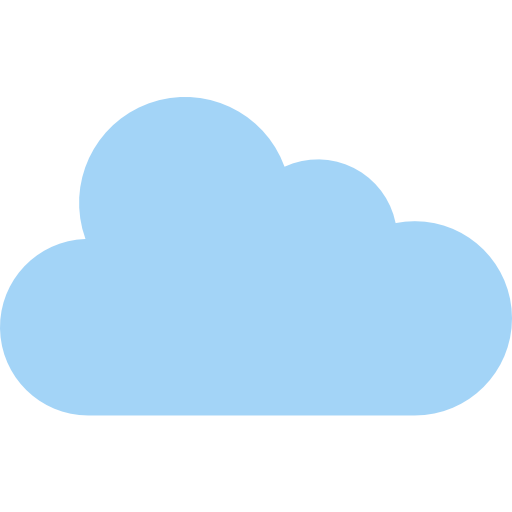
#> input picture assets/weather/cloud.png, 512 x 512 px; its folder holds only this picture in this run
$ python -i print3r.py   (imports and definitions only)
#> lines starting #> are read from the running program, lines starting #| are printed output that depends on the picture; after the words box and inside, x2 and y2 are one past the last pixel; in counts of white or black regions, pixels touching at a corner belong together
import time
from PIL import Image, ImageEnhance, ImageTk
from thermalprinter import *
import tkinter as tk
from tkinter import filedialog, messagebox
import threading

WIDTH_PIXELS = 384 #Total width available with the thermal printer
CHUNK_LINES = 20 #When printing, the images are split into chunks.
                 #This is because otherwise random character printing can occur.

globalSourceImage = 0
globalDisplayImage = 0
lbl_image_orig = 0
lbl_image_disp = 0
contrast = 0
brightness = 0
printerThread = 0

# [27 lines left out: function image_slicer_and_scaler, not called in this run]

def repaintImages():
    global lbl_image_orig
    global lbl_image_disp
    global globalSourceImage
    global globalDisplayImage

    #do the corrections here
    copyImg = globalSourceImage
    BriEnhancer = ImageEnhance.Brightness(copyImg)
    copyImg = BriEnhancer.enhance(1+brightness)
    CoEnhancer = ImageEnhance.Contrast(copyImg)
    copyImg = CoEnhancer.enhance(1+contrast)

    globalDisplayImage = copyImg.convert('1')
    try:
        lbl_image_orig.destroy()
        lbl_image_disp.destroy()
    except:
        pass

    tmp = ImageTk.PhotoImage(globalSourceImage)
    lbl_image_orig = tk.Label(image=tmp)
    lbl_image_orig.image = tmp
    lbl_image_orig.place(x=10,y=250)
    tmp = ImageTk.PhotoImage(globalDisplayImage)
    lbl_image_disp = tk.Label(image=tmp)
    lbl_image_disp.image = tmp
    lbl_image_disp.place(x=400,y=250)

def openImage():
    global globalSourceImage
    global globalDisplayImage
    imageFileName = filedialog.askopenfilename()
#> the answer given: assets/weather/cloud.png
    try:
        globalSourceImage = Image.open(imageFileName)
#> globalSourceImage is the input picture: PIL image 512x512 RGBA; mean R, G, B, A 213.6, 235.6, 251.4, 114.1
        if(globalSourceImage.width > globalSourceImage.height):
            globalSourceImage = globalSourceImage.rotate(90, expand=True)
        factor = WIDTH_PIXELS/globalSourceImage.width
#> factor = 0.75
        globalSourceImage = globalSourceImage.resize([round(globalSourceImage.width*factor), round(globalSourceImage.height*factor)])
#> globalSourceImage: PIL image 384x384 RGBA

    except:
        messagebox.showerror("Error", "Can not open file, check if valid image was chosen.")
    repaintImages()
#> in repaintImages, `globalDisplayImage = copyImg.convert('1')`:
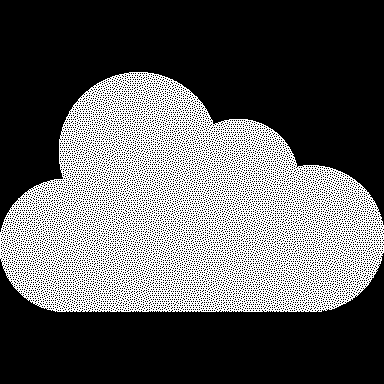
#> globalDisplayImage: PIL image 384x384 1; 35.7% white in thin lines or dots, all inside (x1, y1, x2, y2) = (0, 72, 384, 312)

# [7 lines left out: function countBlack, not called in this run]

def printThreadFcn(evt):
    while True:
        if evt.wait(1):
            slices = image_slicer_and_scaler(globalDisplayImage)
            with ThermalPrinter(port='COM6', heat_time = 110) as printer:
                #32 characters per line (normal, bold, double height)
                #14 characters per line (double width)
                for slice in slices:
                    printer.image(slice)
                    ratio = countBlack(slice)/(384*20)
                    ratio = 1.3 * max(0, ratio - 0.5)
                    time.sleep(ratio)
                printer.feed(2)
            evt.clear()


# [36 lines left out: functions printImage, incCo, decCo, incBri, decBri, resetCoBri, not called in this run]

# [3 lines not run here, left out]
lbl_title = tk.Label(text="Thermal Printer Tool", fg="#b9bcba", bg="#3e5757", width=40, height=3, font=("Arial", 25))
# [1 line not run here, left out]

btn_openImage = tk.Button(    text="open image...",    width=13,    height=2,    bg="#5c7474",    fg="#b9bcba",    font=("Arial", 10), command=openImage)
# [1 line not run here, left out]

btn_print = tk.Button(    text="print",    width=13,    height=2,    bg="#5c7474",    fg="#b9bcba",    font=("Arial", 10), command=printImage)
# [1 line not run here, left out]

btn_incCo = tk.Button(    text="+C",    width=5,    height=1,    bg="#5c7474",    fg="#b9bcba",    font=("Arial", 10), command = incCo)
# [1 line not run here, left out]

btn_decCo = tk.Button(    text="-C",    width=5,    height=1,    bg="#5c7474",    fg="#b9bcba",    font=("Arial", 10), command = decCo)
# [1 line not run here, left out]

btn_incBri = tk.Button(    text="+B",    width=5,    height=1,    bg="#5c7474",    fg="#b9bcba",    font=("Arial", 10), command = incBri)
# [1 line not run here, left out]

btn_decBri = tk.Button(    text="-B",    width=5,    height=1,    bg="#5c7474",    fg="#b9bcba",    font=("Arial", 10), command = decBri)
# [1 line not run here, left out]

btn_reset = tk.Button(    text="reset",    width=8,    height=2,    bg="#5c7474",    fg="#b9bcba",    font=("Arial", 10), command = resetCoBri)
# [1 line not run here, left out]

print_event = threading.Event()
printerThread = threading.Thread(target=printThreadFcn,args=[print_event], daemon=True).start()

# [1 line not run here, left out]

>>> result = openImage()

$ run again, on assets/weather/snow.png
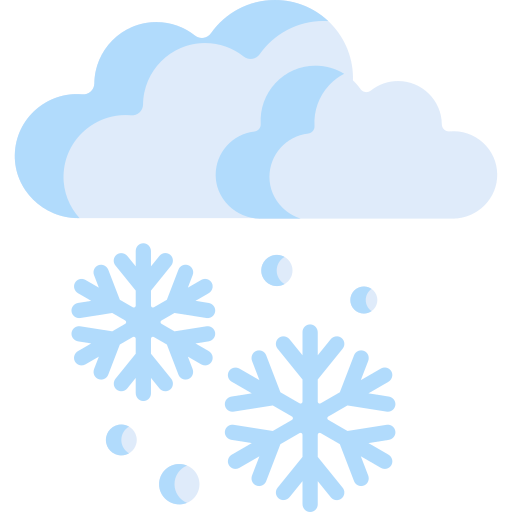
#> input picture assets/weather/snow.png, 512 x 512 px
#> in openImage, globalSourceImage is the input picture: PIL image 512x512 RGBA; mean R, G, B, A 81.5, 92.5, 102.3, 101.3
#> globalSourceImage: PIL image 384x384 RGBA
#> in repaintImages, `globalDisplayImage = copyImg.convert('1')`:
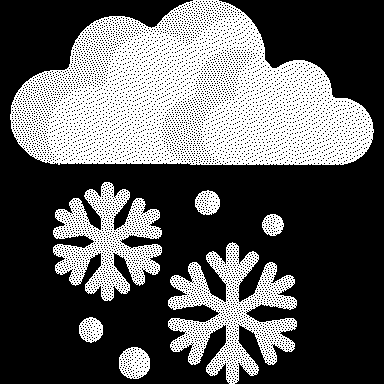
#> globalDisplayImage: PIL image 384x384 1; 36.3% white; 7 white regions, largest, box (x1, y1, x2, y2) and area: (10, 0, 374, 165) 37868, (168, 242, 297, 384) 7617, (53, 182, 162, 301) 6164

$ run again, on assets/weather/sun.png
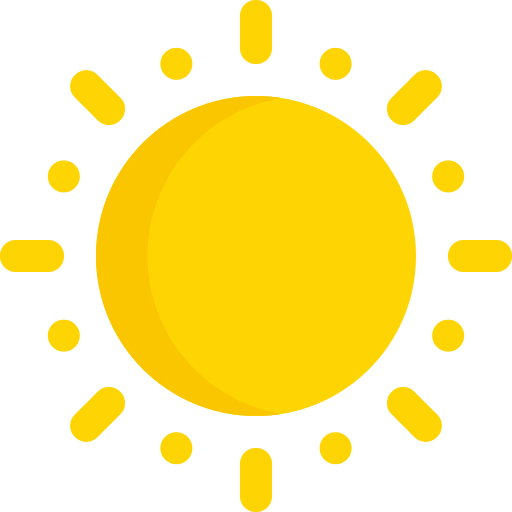
#> input picture assets/weather/sun.png, 512 x 512 px
#> in openImage, globalSourceImage is the input picture: PIL image 512x512 RGBA; mean R, G, B, A 99.7, 82.6, 0.7, 98.9
#> globalSourceImage: PIL image 384x384 RGBA
#> in repaintImages, `globalDisplayImage = copyImg.convert('1')`:
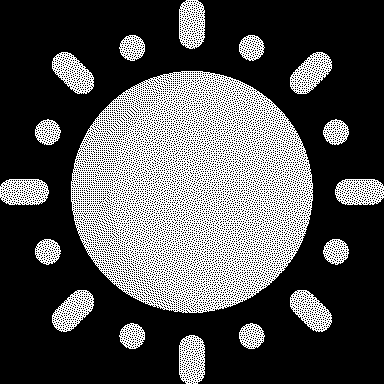
#> globalDisplayImage: PIL image 384x384 1; 31.3% white in thin lines or dots

$ run again, on assets/weather/thunder.png
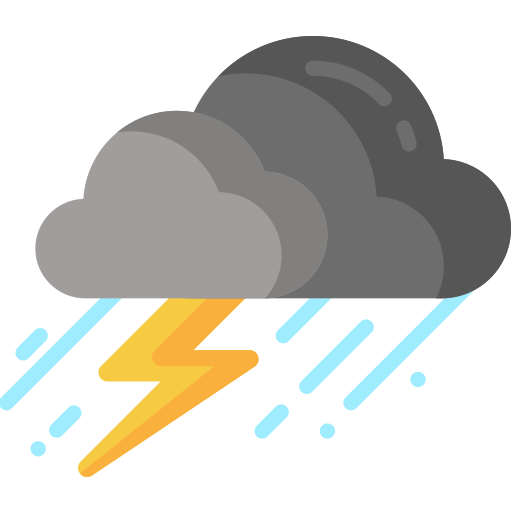
#> input picture assets/weather/thunder.png, 512 x 512 px
#> in openImage, globalSourceImage is the input picture: PIL image 512x512 RGBA; mean R, G, B, A 61.1, 60.7, 54.8, 108.7
#> globalSourceImage: PIL image 384x384 RGBA
#> in repaintImages, `globalDisplayImage = copyImg.convert('1')`:
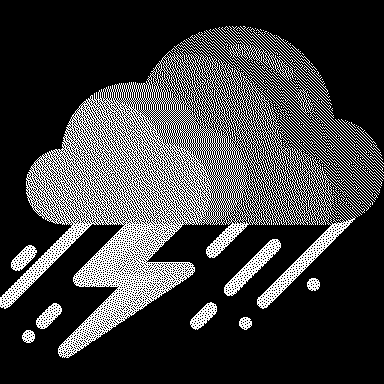
#> globalDisplayImage: PIL image 384x384 1; 24% white in thin lines or dots, all inside (x1, y1, x2, y2) = (0, 26, 384, 358)

$ run again, on assets/weather/rain.png
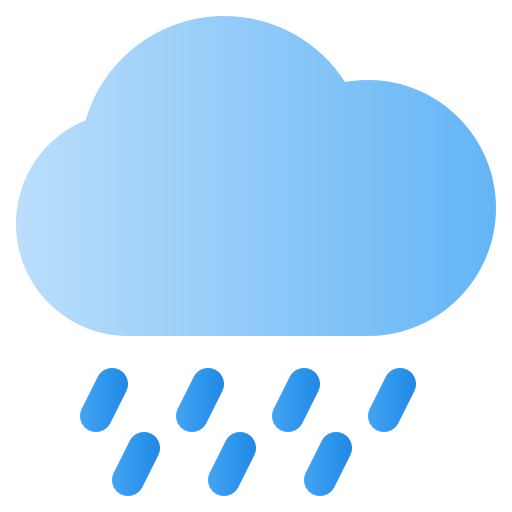
#> input picture assets/weather/rain.png, 512 x 512 px
#> in openImage, globalSourceImage is the input picture: PIL image 512x512 RGBA; mean R, G, B, A 68.1, 100, 126.1, 128.8
#> globalSourceImage: PIL image 384x384 RGBA
#> in repaintImages, `globalDisplayImage = copyImg.convert('1')`:
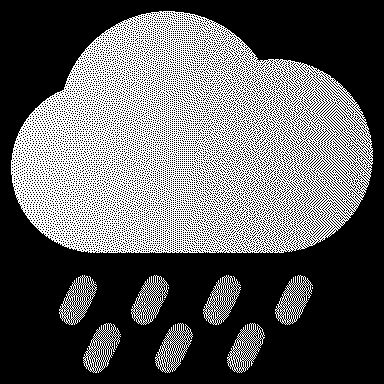
#> globalDisplayImage: PIL image 384x384 1; 37% white in thin lines or dots, all inside (x1, y1, x2, y2) = (11, 11, 373, 373)
